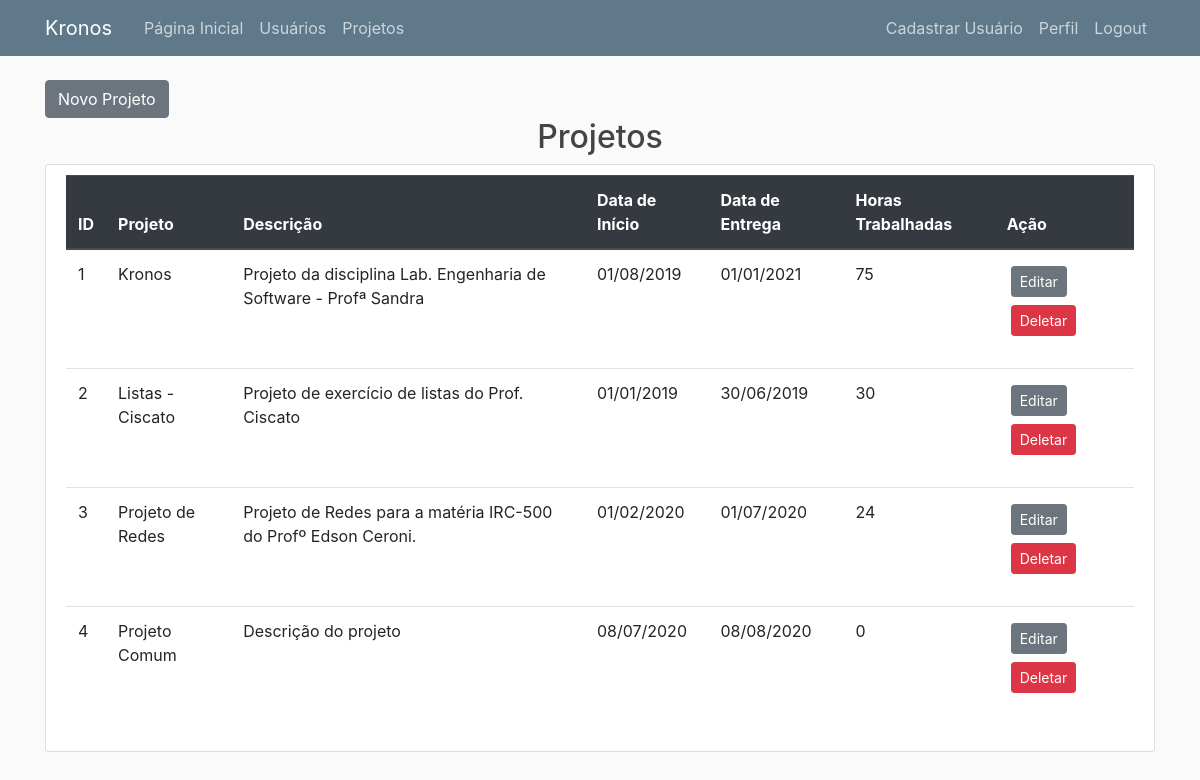
Before: /projetos (signed in) with the older database file.
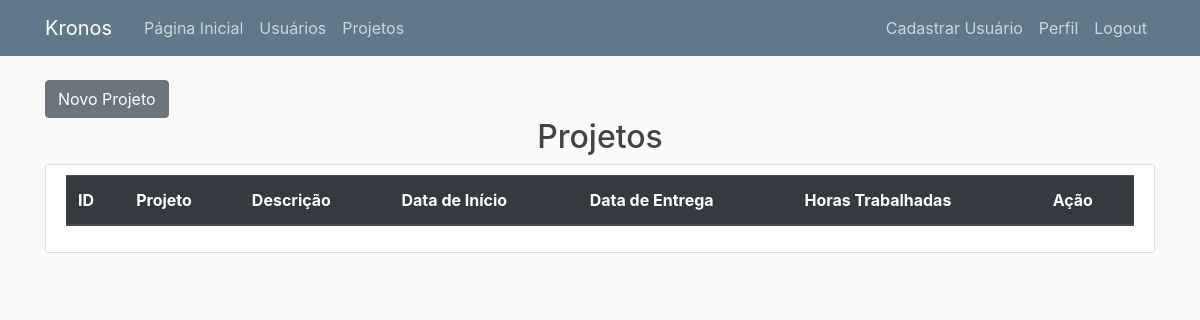
After: the same page with the newer database file.
### kronos/models.py (models this page shows, shortened)
class Projeto(db.Model):
    __tablename__ = 'projetos'
    id = db.Column(db.Integer, primary_key=True)
    nome = db.Column(db.String(50), nullable=False)
    descricao = db.Column(db.Text)
    data_inicio = db.Column(Data, nullable=False, default=datetime.utcnow)
    data_entrega = db.Column(Data, nullable=False)
    total_horas = db.Column(db.Integer, nullable=False, default=0)
    registros = db.relationship('RegistroHoras', backref='projeto', lazy=True)

### kronos/routes.py (the view)
@app.route('/projetos')
@login_required
def projetos():
    projetos = Projeto.query.all()
    return render_template('projetos.html', titulo='Projetos', projetos=projetos)

### kronos/models.py (called while the page is built)
@login_manager.user_loader
def load_user(usuario_id):
    return Usuario.query.get(int(usuario_id))

### kronos/templates/projetos.html
{% extends "base.html" %}
{% block content %}
<a class="btn btn-secondary" href="{{ url_for('novo_projeto')}}">Novo Projeto</a>
<h2 style="text-align:center">Projetos</h2>
<div class="content-section">
        <table class="table">
        <thead class="thead-dark">
                <tr>
                <th>ID</th>
                <th>Projeto</th>
                <th>Descrição</th>
                <th>Data de Início</th>
                <th>Data de Entrega</th>
                <th>Horas Trabalhadas</th>
                <th>Ação</th>
                </tr>
        </thead>
        <tbody>
                {% for projeto in projetos %}
                <tr>
                        <td>{{ projeto.id }}</td>
                        <td>{{ projeto.nome }}</td>
                        <td>{{ projeto.descricao }}</td>
                        <td>{{ projeto.data_inicio.strftime('%d/%m/%Y') }}</td>
                        <td>{{ projeto.data_entrega.strftime('%d/%m/%Y') }}</td>
                        <td>{{ projeto.total_horas }}</td>
                        <td>
                                <p><a class="btn btn-secondary btn-sm m-1" href="{{ url_for('editar_projeto', projeto_id=projeto.id) }}">Editar</a>
                                <a class="btn btn-danger btn-sm m-1" href="{{ url_for('deletar_projeto', projeto_id=projeto.id) }}">Deletar</a></p>
                        </td>
                </tr>
                {% endfor %}
        </tbody>
        </table>
{% endblock content %}

Changed rows visible on the page:
removed Projeto: id "1", nome "Kronos", descricao "Projeto da disciplina Lab. Engenharia de Software - Profª Sandra", data_inicio "01/08/2019", data_entrega "01/01/2021", total_horas "75"
removed Projeto: id "2", nome "Listas - Ciscato", descricao "Projeto de exercício de listas do Prof. Ciscato", data_inicio "01/01/2019", data_entrega "30/06/2019", total_horas "30"
removed Projeto: id "3", nome "Projeto de Redes", descricao "Projeto de Redes para a matéria IRC-500 do Profº Edson Ceroni.", data_inicio "01/02/2020", data_entrega "01/07/2020", total_horas "24"
removed Projeto: id "4", nome "Projeto Comum", descricao "Descrição do projeto", data_inicio "08/07/2020", data_entrega "08/08/2020", total_horas "0"
